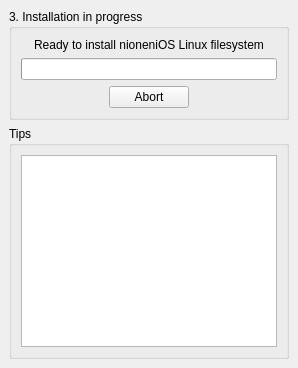
     <widget class="QWidget" name="Step_3">
      <layout class="QGridLayout">
       <property name="leftMargin">
        <number>9</number>
       </property>
       <property name="topMargin">
        <number>9</number>
       </property>
       <property name="rightMargin">
        <number>9</number>
       </property>
       <property name="bottomMargin">
        <number>9</number>
       </property>
       <property name="spacing">
        <number>6</number>
       </property>
       <item row="0" column="0">
        <widget class="QGroupBox" name="installBox">
         <property name="sizePolicy">
          <sizepolicy hsizetype="MinimumExpanding" vsizetype="Minimum">
           <horstretch>0</horstretch>
           <verstretch>0</verstretch>
          </sizepolicy>
         </property>
         <property name="title">
          <string>3. Installation in progress</string>
         </property>
         <layout class="QGridLayout">
          <property name="leftMargin">
           <number>9</number>
          </property>
          <property name="topMargin">
           <number>9</number>
          </property>
          <property name="rightMargin">
           <number>9</number>
          </property>
          <property name="bottomMargin">
           <number>9</number>
          </property>
          <property name="spacing">
           <number>6</number>
          </property>
          <item row="2" column="0">
           <spacer>
            <property name="orientation">
             <enum>Qt::Horizontal</enum>
            </property>
            <property name="sizeHint" stdset="0">
             <size>
              <width>40</width>
              <height>20</height>
             </size>
            </property>
           </spacer>
          </item>
          <item row="2" column="1">
           <widget class="QPushButton" name="abortInstallButton">
            <property name="sizePolicy">
             <sizepolicy hsizetype="Fixed" vsizetype="Minimum">
              <horstretch>0</horstretch>
              <verstretch>0</verstretch>
             </sizepolicy>
            </property>
            <property name="focusPolicy">
             <enum>Qt::ClickFocus</enum>
            </property>
            <property name="text">
             <string>Abort</string>
            </property>
            <property name="shortcut">
             <string>Alt+A</string>
            </property>
           </widget>
          </item>
          <item row="2" column="2">
           <spacer>
            <property name="orientation">
             <enum>Qt::Horizontal</enum>
            </property>
            <property name="sizeHint" stdset="0">
             <size>
              <width>40</width>
              <height>20</height>
             </size>
            </property>
           </spacer>
          </item>
          <item row="1" column="0" colspan="3">
           <widget class="QProgressBar" name="progressBar">
            <property name="sizePolicy">
             <sizepolicy hsizetype="MinimumExpanding" vsizetype="Minimum">
              <horstretch>0</horstretch>
              <verstretch>0</verstretch>
             </sizepolicy>
            </property>
            <property name="orientation">
             <enum>Qt::Horizontal</enum>
            </property>
           </widget>
          </item>
          <item row="0" column="0" colspan="3">
           <widget class="QLabel" name="installLabel">
            <property name="sizePolicy">
             <sizepolicy hsizetype="MinimumExpanding" vsizetype="Minimum">
              <horstretch>0</horstretch>
              <verstretch>0</verstretch>
             </sizepolicy>
            </property>
            <property name="text">
             <string>Ready to install nioneniOS Linux filesystem</string>
            </property>
            <property name="alignment">
             <set>Qt::AlignCenter</set>
            </property>
            <property name="wordWrap">
             <bool>false</bool>
            </property>
           </widget>
          </item>
         </layout>
        </widget>
       </item>
       <item row="1" column="0">
        <widget class="QGroupBox" name="tipsBox">
         <property name="sizePolicy">
          <sizepolicy hsizetype="MinimumExpanding" vsizetype="MinimumExpanding">
           <horstretch>0</horstretch>
           <verstretch>0</verstretch>
          </sizepolicy>
         </property>
         <property name="title">
          <string>Tips</string>
         </property>
         <layout class="QGridLayout">
          <property name="leftMargin">
           <number>9</number>
          </property>
          <property name="topMargin">
           <number>9</number>
          </property>
          <property name="rightMargin">
           <number>9</number>
          </property>
          <property name="bottomMargin">
           <number>9</number>
          </property>
          <property name="spacing">
           <number>6</number>
          </property>
          <item row="0" column="0">
           <widget class="QTextEdit" name="tipsEdit">
            <property name="sizePolicy">
             <sizepolicy hsizetype="MinimumExpanding" vsizetype="MinimumExpanding">
              <horstretch>0</horstretch>
              <verstretch>0</verstretch>
             </sizepolicy>
            </property>
            <property name="acceptDrops">
             <bool>false</bool>
            </property>
            <property name="frameShape">
             <enum>QFrame::StyledPanel</enum>
            </property>
            <property name="frameShadow">
             <enum>QFrame::Plain</enum>
            </property>
            <property name="undoRedoEnabled">
             <bool>false</bool>
            </property>
            <property name="readOnly">
             <bool>true</bool>
            </property>
           </widget>
          </item>
         </layout>
        </widget>
       </item>
      </layout>
     </widget>
